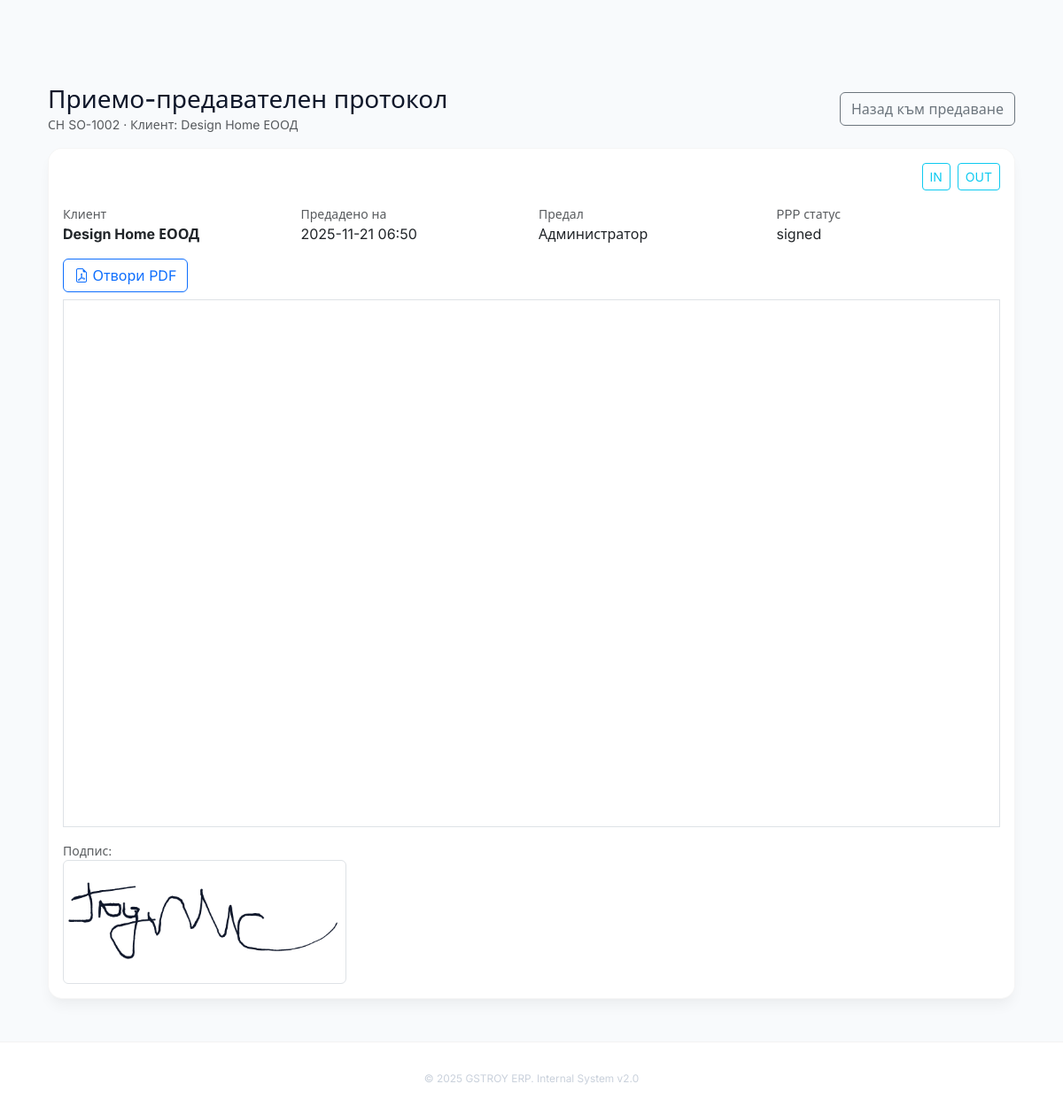
Screenshot of /stock-orders/2/ppp with the database file from the repository.
### models.py (models this page shows)
class StockOrder(Base):
    __tablename__ = "stock_orders"
    id = Column(Integer, primary_key=True)
    external_id = Column(String(64))
    warehouse_id = Column(Integer, ForeignKey("warehouses.id"), nullable=False)
    type = Column(String(8), nullable=False, default="A")
    status = Column(String(32), nullable=False, default="new")
    client_name = Column(String(255))
    client_eik = Column(String(32))
    client_address = Column(String(255))
    client_phone = Column(String(32))
    delivery_date = Column(Date)
    delivery_time = Column(Time)
    recipient_name = Column(String(255))
    recipient_phone = Column(String(32))
    delivery_address = Column(String(255))
    delivery_gmaps_link = Column(String(255))
    note = Column(Text)
    versus_status = Column(String(32), default="ok")
    created_at = Column(DateTime, default=datetime.utcnow, nullable=False)
    updated_at = Column(DateTime, default=datetime.utcnow, nullable=False)
    last_handover_at = Column(DateTime)
    last_handover_by_id = Column(Integer, ForeignKey("users.id"))
    delivered_at = Column(DateTime)
    delivered_by_id = Column(Integer, ForeignKey("users.id"))
    warehouse = relationship("Warehouse")
    items = relationship("StockOrderItem", back_populates="stock_order", cascade="all, delete-orphan")
    assignments = relationship("StockOrderAssignment", back_populates="stock_order", cascade="all, delete-orphan")
    scan_tasks = relationship("ScanTask", back_populates="stock_order")
    ppp_document = relationship("PPPDocument", back_populates="stock_order", uselist=False, cascade="all, delete-orphan")
    last_handover_by = relationship("User", foreign_keys=[last_handover_by_id], backref="handovers")
    delivered_by = relationship("User", foreign_keys=[delivered_by_id], backref="delivered_orders")

class User(UserMixin, Base):
    __tablename__ = "users"
    id = Column(Integer, primary_key=True)
    username = Column(String(64), unique=True, nullable=False)
    full_name = Column(String(255), nullable=False)
    password_hash = Column(String(255), nullable=False, default="")
    can_assign_orders = Column(Boolean, default=False)
    can_prepare_orders = Column(Boolean, default=True)
    can_view_competitor_prices = Column(Boolean, default=False)
    is_admin = Column(Boolean, default=False)
    is_active = Column(Boolean, default=True)
    default_warehouse_id = Column(Integer, ForeignKey("warehouses.id"))
    email = Column(String(255), unique=True)
    phone = Column(String(32))
    employee_number = Column(String(64), unique=True)
    is_staff = Column(Boolean, default=False)
    manager_id = Column(Integer, ForeignKey("users.id"))
    assigned_warehouse_id = Column(Integer, ForeignKey("warehouses.id"))
    registered_at = Column(DateTime, default=datetime.utcnow, nullable=False)
    last_login_at = Column(DateTime)
    service_points = relationship(
        "ServicePoint",
        secondary=user_service_points,
        back_populates="users",
    )
    assignments = relationship("StockOrderAssignment", back_populates="user")
    scan_tasks = relationship("ScanTask", back_populates="created_by")
    authored_lists = relationship("ProductList", back_populates="created_by")
    default_warehouse = relationship("Warehouse", foreign_keys=[default_warehouse_id])
    assigned_warehouse = relationship("Warehouse", foreign_keys=[assigned_warehouse_id], back_populates="assigned_staff")
    manager = relationship("User", remote_side=[id], back_populates="subordinates")
    subordinates = relationship("User", back_populates="manager")
    roles = relationship("Role", secondary=user_roles, back_populates="users")
    access_windows = relationship("AccessWindow", secondary=access_window_users, back_populates="users")

class PPPDocument(Base):
    __tablename__ = "ppp_documents"
    id = Column(Integer, primary_key=True)
    stock_order_id = Column(Integer, ForeignKey("stock_orders.id"), nullable=False)
    versus_ppp_id = Column(String(64))
    pdf_url = Column(String(255))
    signed_pdf_url = Column(String(255))
    status = Column(String(32), default="generated")
    signature_image = Column(String(255))
    created_at = Column(DateTime, default=datetime.utcnow, nullable=False)
    updated_at = Column(DateTime, default=datetime.utcnow, nullable=False)
    stock_order = relationship("StockOrder", back_populates="ppp_document")

### app/blueprints/orders.py (the view)
@orders_bp.route("/stock-orders/<int:order_id>/ppp", endpoint="stock_order_ppp")
def stock_order_ppp(order_id):
    session = g.db
    order = get_stock_order_with_details(order_id)
    if order is None:
        abort(404)
    document = order.ppp_document
    if document is None:
        flash("No PPP document found.", "warning")
        return redirect(url_for("orders.stock_order_handover", order_id=order.id))
    signature_url = url_for("static", filename=document.signature_image) if document.signature_image else None
    pdf_url = url_for("orders.stock_order_ppp_pdf", order_id=order.id) if document.pdf_url else None
    signed_pdf_url = pdf_url
    return render_template(
        "stock_order_ppp.html",
        order=order,
        ppp=document,
        pdf_url=pdf_url,
        signed_pdf_url=signed_pdf_url,
        signature_url=signature_url,
    )

### app/services/order_tasks.py (called while the page is built)
def get_stock_order_with_details(order_id):
    query = g.db.query(StockOrder)
    for option in STOCK_ORDER_EAGER_OPTIONS:
        query = query.options(option)
    return query.get(order_id)

### templates/stock_order_ppp.html (shortened to what this page needs)
{% extends "base.html" %}
{% block content %}
  <div class="d-flex flex-wrap justify-content-between align-items-center gap-2 mb-3">
    <div>
      <h1 class="h3 mb-0">Приемо-предавателен протокол</h1>
      <div class="text-muted small">СН {{ order.external_id or order.id }} · Клиент: {{ order.client_name }}</div>
    </div>
    <a class="btn btn-outline-secondary" href="{{ url_for('orders.stock_order_handover', order_id=order.id) }}">Назад към предаване</a>
  </div>
  <div class="card mb-4">
    <div class="card-body">
      <div class="d-flex justify-content-end gap-2 mb-3">
        <button type="button" class="btn btn-sm btn-outline-info" data-json-endpoint="{{ url_for('orders.stock_order_erp_input', order_id=order.id) }}" data-json-title="ERP вход · {{ order.external_id or order.id }}">IN</button>
        <button type="button" class="btn btn-sm btn-outline-info" data-json-endpoint="{{ url_for('orders.stock_order_erp_output', order_id=order.id) }}" data-json-title="ERP изход · {{ order.external_id or order.id }}">OUT</button>
      </div>
      <div class="row g-3 mb-3 text-muted">
        <div class="col-md-3">
          <div class="small">Клиент</div>
          <div class="fw-bold text-dark">{{ order.client_name }}</div>
        </div>
        <div class="col-md-3">
          <div class="small">Предадено на</div>
          <div class="text-dark">
            {{ order.delivered_at.strftime('%Y-%m-%d %H:%M') if order.delivered_at else '—' }}
          </div>
        </div>
        <div class="col-md-3">
          <div class="small">Предал</div>
          <div class="text-dark">
            {{ order.delivered_by.full_name if order.delivered_by else '—' }}
          </div>
        </div>
        <div class="col-md-3">
          <div class="small">PPP статус</div>
          <div class="text-dark">{{ ppp.status }}</div>
        </div>
      </div>
      {% if pdf_url %}
        <div class="mb-2">
          <a class="btn btn-outline-primary" href="{{ pdf_url }}" target="_blank">
            <i class="bi bi-file-earmark-pdf"></i> Отвори PDF
          </a>
        </div>
        <div class="ratio ratio-16x9 border mb-3">
          <iframe src="{{ pdf_url }}" title="PPP PDF" allowfullscreen></iframe>
        </div>
      {% else %}
        <p class="text-muted">Все още няма генериран PDF.</p>
      {% endif %}
      {% if signature_url %}
        <div>
          <div class="small text-muted">Подпис:</div>
          <img src="{{ signature_url }}" alt="Подпис" class="border rounded" style="max-width: 320px;">
        </div>
      {% else %}
        <p class="text-muted">Подписът липсва.</p>
      {% endif %}
    </div>
  </div>
{% endblock %}

### static/styles.css (style rules this page uses)
:root { --brand-green: #a6cf39; --brand-green-dark: #7ca323; --brand-dark: #0f172a; --brand-gray: #64748b; --brand-bg: #f8fafc; --brand-surface: #ffffff; --surface-glass: rgba(255, 255, 255, 0.75); --header-height: 72px; --bottom-nav-height: 68px; --shadow-subtle: 0 2px 10px rgba(0,0,0,0.03); --shadow-card: 0 10px 30px -5px rgba(166, 207, 57, 0.15); --shadow-float: 0 20px 40px -5px rgba(0, 0, 0, 0.05); }
html, body { height: 100%; background-color: var(--brand-bg); font-family: "Inter", system-ui, -apple-system, sans-serif; color: var(--brand-dark); -webkit-font-smoothing: antialiased; -webkit-tap-highlight-color: transparent; }
body { padding-top: var(--header-height); padding-bottom: calc(var(--bottom-nav-height) + env(safe-area-inset-bottom) + 20px); display: flex; flex-direction: column; min-height: 100vh; }
@media (min-width: 992px) { body { padding-bottom: 0; } }
a, .nav-link, .btn-link, .dropdown-item { text-decoration: none !important; }
.modern-card, .card { background: #fff; border: 1px solid rgba(0,0,0,0.04); border-radius: 16px; overflow: hidden; transition: all 0.3s cubic-bezier(0.4, 0, 0.2, 1); box-shadow: 0 10px 15px -3px rgba(0, 0, 0, 0.05), 0 4px 6px -2px rgba(0, 0, 0, 0.02); display: flex; flex-direction: column; }
:root { --bottom-nav-height: 74px; }
body { padding-bottom: 0; }

### rows the page displays
StockOrder: external "SO-1002", client_name "Design Home ЕООД", delivered_at "2025-11-21 06:50"
User: delivered_by "Администратор"
PPPDocument: status "signed"
